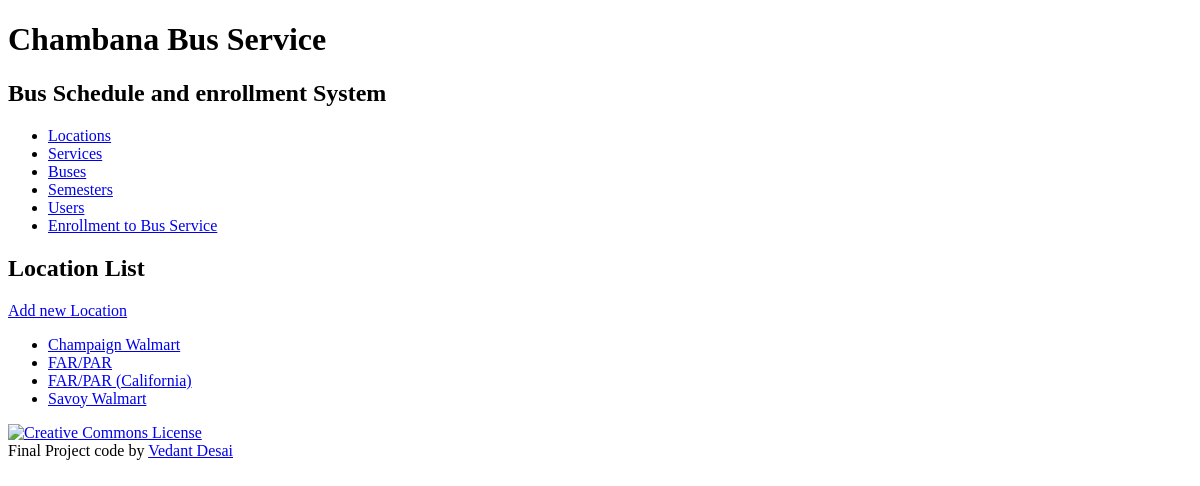
/location/, run on an earlier commit of the app's database.
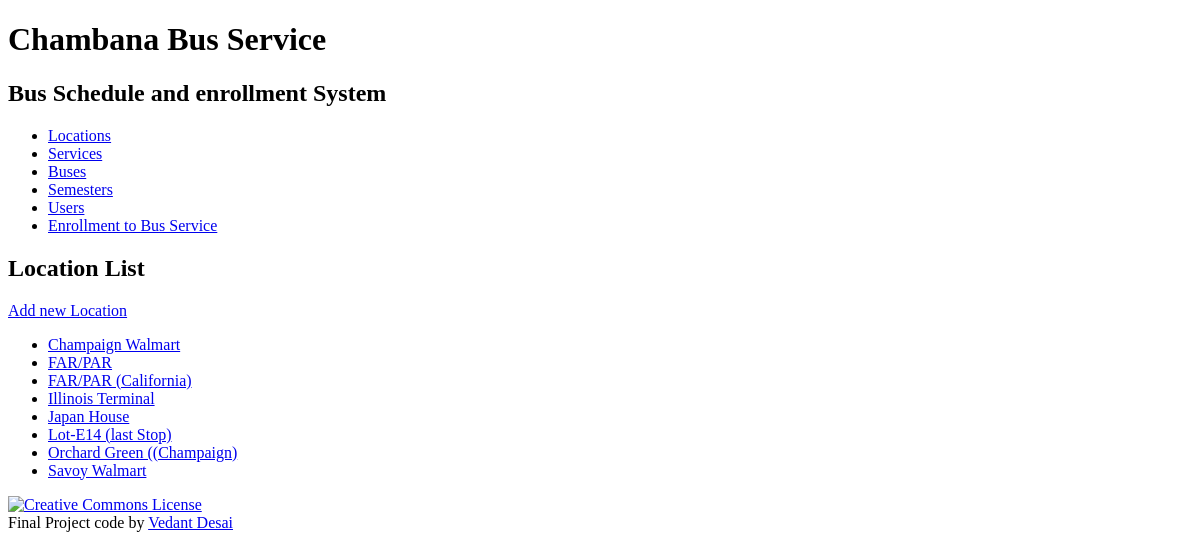
And on a later commit of the database.
### bookinginfo/models.py (models this page shows, shortened)
class LocationDetail(models.Model):
    location_id = models.AutoField(primary_key=True)
    location_name = models.CharField(max_length=50)
    disambiguator = models.CharField(max_length=100, blank=True, default='')
    def __str__(self):
        result = ''
        if self.disambiguator == '':
            result = '%s' % self.location_name
        else:
            result = '%s (%s)' % (self.location_name, self.disambiguator)
        return result
    def get_absolute_url(self):
        return reverse('bookinginfo_location_detail_urlpattern',
                       kwargs={'pk': self.pk}
                       )
    class Meta:
        ordering = ['location_name', 'disambiguator']
        constraints = [
            UniqueConstraint(fields=['location_name', 'disambiguator'], name='unique_location')
        ]

### bookinginfo/views.py (the view)
class LocationList(View):
    def get(self, request):
        return render(
            request,
            'bookinginfo/location_list.html',
            {'location_list': LocationDetail.objects.all()}
        )

### bookinginfo/templates/bookinginfo/location_list.html (shortened to what this page needs)
{% extends 'bookinginfo/base.html' %}
{% block content %}
<h2>Location List</h2>
    <div>
    <a href="{% url 'bookinginfo_location_create_urlpattern' %}">Add new Location</a>
    </div>
<ul>
    {% for location in location_list %}
    <li>
      <a href="{{ location.get_absolute_url }}">{{ location }}</a>
    </li>
    {% empty %}
      <li><em> There are currently no location available.</em></li>
    {% endfor %}
</ul>
{% endblock %}

### bookinginfo/templates/bookinginfo/base.html (shortened to what this page needs)
<!DOCTYPE html>
<html lang="en">
<head>
</head>
<body>
<div>
    <header>
        <h1>Chambana Bus Service</h1>
        <h2>Bus Schedule and enrollment System</h2>
    </header>
    <nav>
        <ul>
            <li>
                <a href="{% url 'bookinginfo_location_list_urlpattern' %}">
                    Locations</a></li>
            <li>
                <a href="{% url 'bookinginfo_service_list_urlpattern' %}">
                    Services</a></li>
            <li>
                <a href="{% url 'bookinginfo_bus_list_urlpattern' %}">
                    Buses</a></li>
            <li>
                <a href="{% url 'bookinginfo_semester_list_urlpattern' %}">
                    Semesters</a></li>
            <li>
                <a href="{% url 'bookinginfo_user_list_urlpattern' %}">
                    Users</a></li>
            <li>
                <a href="{% url 'bookinginfo_enrollment_list_urlpattern' %}">
                    Enrollment to Bus Service</a></li>
        </ul>
    </nav>
    <main>
        {% block content %}{% endblock %}
    </main>
</div>
<footer>
    <p>
        <a rel="license" href="http://creativecommons.org/licenses/by-sa/4.0/">
            <img alt="Creative Commons License" style="border-width:0"
                 src="https://i.creativecommons.org/l/by-sa/4.0/88x31.png"/>
        </a><br/><span xmlns:dct="http://purl.org/dc/terms/" property="dct:title">Final Project code </span>
        by
        <a xmlns:cc="http://creativecommons.org/ns#" href="https://www.linkedin.com/in/vedant--desai" property="cc:attributionName"
           rel="cc:attributionURL">Vedant Desai</a>
    </p>
</footer>
</body>
</html>

What changed in the data, as far as the page shows it:
added LocationDetail: disambiguator+location_name "Illinois Terminal"
added LocationDetail: disambiguator+location_name "Japan House"
added LocationDetail: disambiguator+location_name "Lot-E14 (last Stop)"
added LocationDetail: disambiguator+location_name "Orchard Green ((Champaign)"
